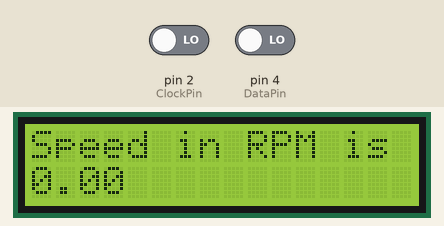
Recording of a sketch running on a simulated Arduino Uno, built with avr-gcc and run on an emulated ATmega328P. Shown: 16×2 character LCD. Inputs (shaded band) come from the test bench; at power-on: pin 2 (ClockPin) LOW, pin 4 (DataPin) LOW.

Above: at 1.2 s.
1.3 s: pin 2 (ClockPin) driven HIGH
At 2.6 s:
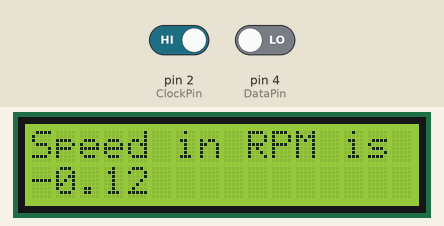
Timing chart, 0 to 4.3 s (numbered marks = the images above; inputs shaded):
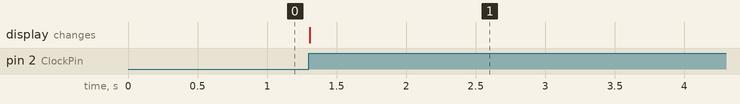

The sketch:

Encoder.ino
```cpp
/***********************************
 I  have mentioned a part of code as comments
 because I want to use that as per condition in the question,
 but that would just bring up some errors or have a delay or
 cant measure the speed for a long lime,but it can work for higher speeds.

 The code written in comments counts time taken for one revolution and uses that to calculate speed.
 Whereas code not in comments uses time taken for one pulse and uses that to calculate speed.
 Latter can have errors if signal isnt filtered properly.
 Hence Signal filtering is must before calculation
**************************/

#define ClockPin 2
#define DataPin 4
#define number_of_pulses 400//MAX pulses on Optical Encoder per revolution,can be changed with encoder model
float Multiplier = (60*1000000)/number_of_pulses;// Here its 150000
volatile long EncoderCounter=0;
//volatile long pEncoderCounter;[Variable for code written as comments]
volatile float SpeedInRPM = 0;
long Counter;
float Speed;
//Setting up LCD
#include <LiquidCrystal.h>
const int rs = 12, en = 11, d4 = 5, d5 = 8, d6 = 3, d7 = 9;
LiquidCrystal lcd(rs, en, d4, d5, d6, d7);
static uint32_t lTime = 0;//Setting initial ltime to 0
void Arise(){

    uint32_t cTime; // Current Time
    cTime = micros(); // Store the time for RPM Calculations
    int32_t dTime; // Delt in time

// Encoder Code
    bool DataPinVal = digitalRead(DataPin);
    if (DataPinVal == HIGH){
        EncoderCounter++;
      } else {
        EncoderCounter--;
      }
/* while ((EncoderCounter - pEncoderCounter) != 400) {
      if (DataPinVal == HIGH){
        EncoderCounter++;//If I am using this part,I wont use the above part
      } else {
        EncoderCounter--;
      }

    }
    pEncoderCounter = EncoderCounter
    */

// calculate the difference of time between 2 rising edges

    dTime = cTime - lTime;
    lTime = cTime;

    SpeedInRPM = Multiplier / ((DataPinVal) ? dTime: (-1 * dTime));//Calculating Speed in both positive and negative directions
    // SpeedInRPM =(Multiplier * 400)/ ((DataPinVal) ? dTime: (-1 * dTime));[for using the code written in comments]
}

void setup() {
  Serial.begin(115200); //115200
  lcd.begin(16, 2);
  pinMode(ClockPin, INPUT);
  pinMode(DataPin, INPUT);
  lcd.print("Speed in RPM is");
  attachInterrupt(0,Arise,RISING);
}

void loop() {

  noInterrupts ();
  Counter = EncoderCounter;
  Speed = SpeedInRPM;
  interrupts ();
  lcd.setCursor(0, 1);
  lcd.print(Speed);
// delaying for better performance
  delay(10);

}
```

Measured:
- after the input at 1.3 s, the display: changes at once (image 1)
